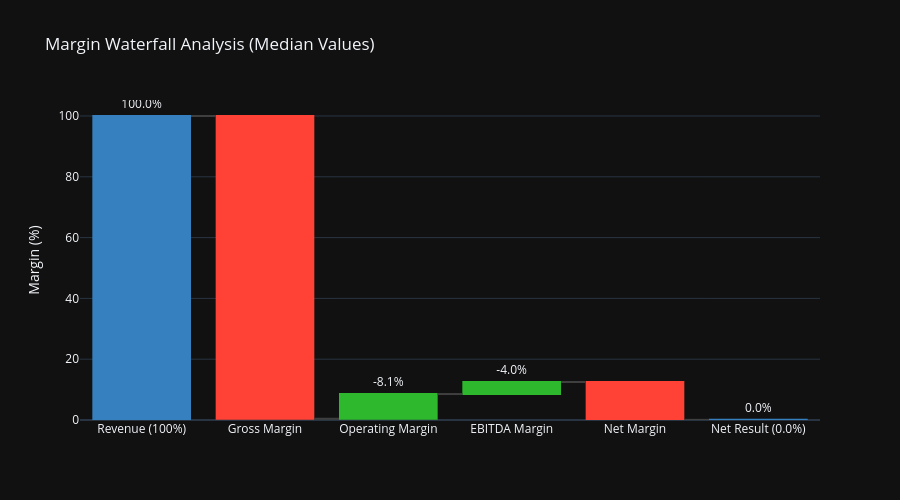

The notebook cell this image was saved under:
### Code cell
create_margin_waterfall_chart(df).show()

### Figure 1 — Plotly figure (JSON) as saved in the notebook; plotly's stock layout.template omitted (floating-point values rounded to 4 significant figures)
{"data": [{"connector": {"line": {"color": "rgb(63, 63, 63)"}}, "decreasing": {"marker": {"color": "rgb(255, 65, 54)"}}, "increasing": {"marker": {"color": "rgb(46, 184, 46)"}}, "measure": ["absolute", "relative", "relative", "relative", "relative", "total"], "name": "Margin Breakdown", "orientation": "v", "text": ["100.0%", "-99.6%", "-8.1%", "-4.0%", "-12.4%", "0.0%"], "textposition": "outside", "totals": {"marker": {"color": "rgb(55, 128, 191)"}}, "x": ["Revenue (100%)", "Gross Margin", "Operating Margin", "EBITDA Margin", "Net Margin", "Net Result (0.0%)"], "y": [100, -99.59, 8.129, 3.957, -12.45, 0.04725], "type": "waterfall"}], "layout": {"title": {"text": "Margin Waterfall Analysis (Median Values)"}, "yaxis": {"title": {"text": "Margin (%)"}}, "showlegend": false, "height": 500}}
